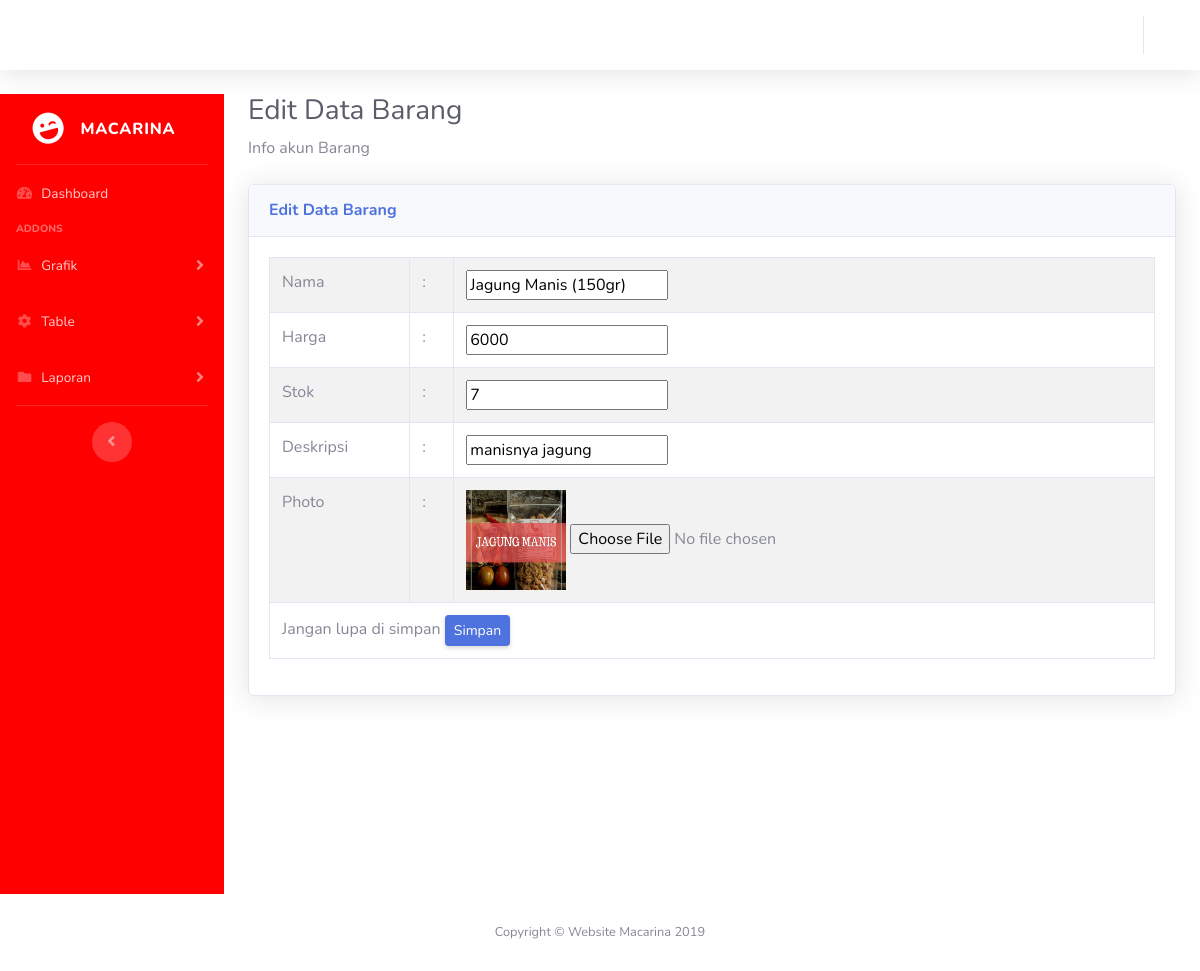
/admin/barang/detBarang.php?txt_idbrg=1, run on an earlier commit of the app's database.
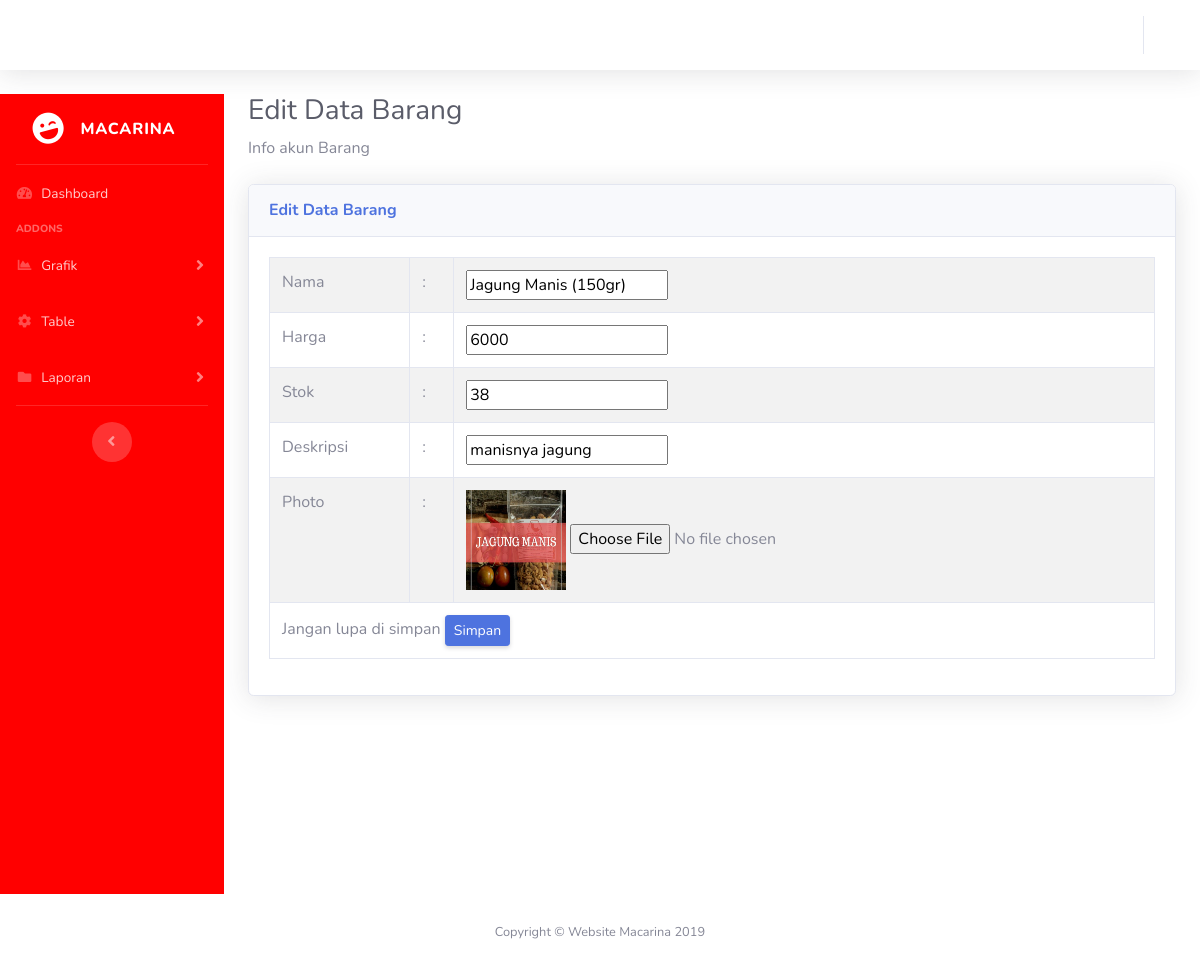
And on a later commit of the database.
### tables this page shows
CREATE TABLE `barang` (
  `kd_barang` int(11) NOT NULL,
  `nama_barang` varchar(50) NOT NULL,
  `harga` int(11) NOT NULL,
  `stok` int(11) NOT NULL,
  `gambar_brg` varchar(25) NOT NULL,
  `deskripsi` varchar(20) NOT NULL
);

### admin/barang/detBarang.php (the view, shortened to what this page needs)
<!DOCTYPE html>
<html lang="en">
<head>
  <link href="../vendor/fontawesome-free/css/all.min.css" rel="stylesheet" type="text/css">
  <link href="../css/sb-admin-2.min.css" rel="stylesheet">
  <link href="../vendor/datatables/dataTables.bootstrap4.min.css" rel="stylesheet">
</head>
<?php
include_once "../topNavbar.php";
?>
  <div id="wrapper">
<?php
include_once "../config/side.php";
?>
        <div class="container-fluid">
          <h1 class="h3 mb-2 text-gray-800">Edit Data Barang</h1>
          <p class="mb-4">Info akun Barang</p>
          <div class="card shadow mb-4">
            <div class="card-header py-3">
              <h6 class="m-0 font-weight-bold text-primary">Edit Data Barang</h6>
            </div>
            <div class="card-body">
            <?php
            include "../config/config.php";
            $id = $_GET['txt_idbrg'];
            $query_mysql = mysqli_query($koneksi,"SELECT barang.* , barang.kd_barang
            FROM barang
              WHERE barang.kd_barang = $id");
            while($data = mysqli_fetch_array($query_mysql)){
          ?>
            <form method ="POST" action="editBarang.php" enctype="multipart/form-data">
                <table border="1" class="table table-striped table-bordered table-hover">
                    <tr>
                        <td>Nama</td>
                        <td>:</td>
                        <td><input type="text" name="txt_nama_brg" value="<?php echo $data['nama_barang'] ?>"></td>
                    </tr>
                    <tr>
                        <td>Harga</td>
                        <td>:</td>
                        <td><input type="number" name="txt_harga" value="<?php echo $data['harga'] ?>" ></td>
                    </tr>
                    <tr>
                        <td>Stok </td>
                        <td>:</td>
                        <td><input type="number" name="txt_stok" value="<?php echo $data['stok'] ?>"> </td>
                    </tr>
                    <tr>
                        <td>Deskripsi </td>
                        <td>:</td>
                        <td><input type="textarea" name="txt_desc" value="<?php echo $data['deskripsi'] ?>"> </td>
                    </tr>
                    <tr>
                        <td>Photo </td>
                        <td>:</td>
                        <td><?php echo "<img src='../img/barang/".$data['gambar_brg']."' width='100px' height='100px'/>" ?>
                        <input type="file" name="gambar" />
                       </td>
                    </tr>
                    <tr>
                        <td colspan="3">Jangan lupa di simpan <input class="d-none d-sm-inline-block btn btn-sm btn-primary shadow-sm" type="submit" name="btn_simpan" value="Simpan"></td>
                    </tr>
                </table>
            </form>
            <?php } ?>
            </div>
          </div>
        </div>
      </div>
      <?php
      include_once "../footer.php";
      ?>
    </div>
  </div>
</body>
</html>

What changed in the data, as far as the page shows it:
changed barang "Jagung Manis (150gr)": txt_stok "7" → "38"
